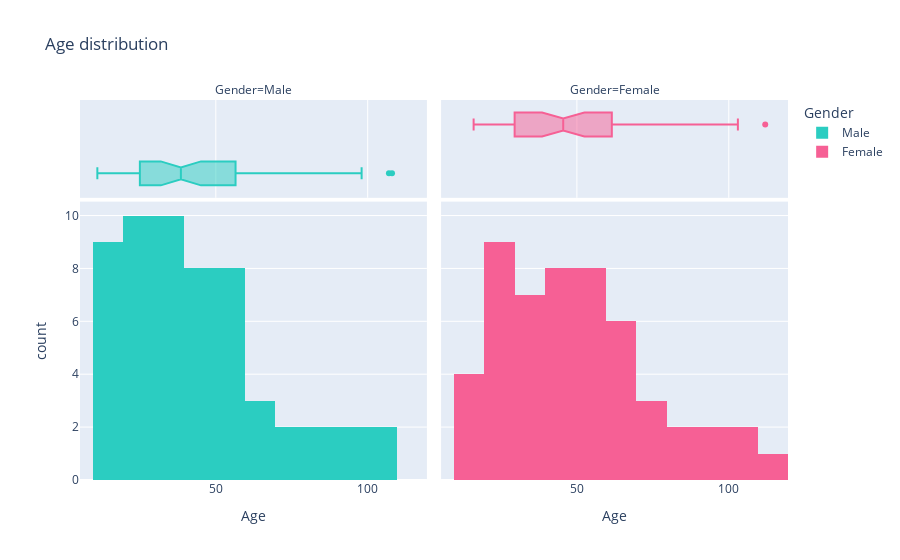

The code cell stored with this chart in its notebook:
### Code cell
fig=px.histogram(data_frame=df,x='Age',color='Gender',facet_col='Gender',marginal='box',title='Age distribution',color_discrete_sequence=['#2BCDC1','#F66095'])
fig.show()

### Figure 1 — Plotly figure (JSON) as saved in the notebook; plotly's stock layout.template omitted (floating-point values rounded to 4 significant figures)
{"data": [{"alignmentgroup": "True", "bingroup": "x", "hovertemplate": "Gender=Male<br>Age=%{x}<br>count=%{y}<extra></extra>", "legendgroup": "Male", "marker": {"color": "#2BCDC1", "pattern": {"shape": ""}}, "name": "Male", "offsetgroup": "Male", "orientation": "v", "showlegend": true, "type": "histogram", "x": [25, 35, 45, 55, 65, 18, 28, 38, 48, 58, 68, 78, 88, 98, 108, 19, 29, 39, 49, 59, 17, 27, 37, 47, 57, 67, 77, 87, 97, 107, 16, 26, 36, 46, 56, 15, 25, 35, 45, 55, 14, 24, 34, 13, 23, 33, 43, 53, 12, 22, 32, 42, 52, 11, 21, 31], "xaxis": "x", "yaxis": "y"}, {"alignmentgroup": "True", "hovertemplate": "Gender=Male<br>Age=%{x}<extra></extra>", "legendgroup": "Male", "marker": {"color": "#2BCDC1"}, "name": "Male", "notched": true, "offsetgroup": "Male", "showlegend": false, "type": "box", "x": [25, 35, 45, 55, 65, 18, 28, 38, 48, 58, 68, 78, 88, 98, 108, 19, 29, 39, 49, 59, 17, 27, 37, 47, 57, 67, 77, 87, 97, 107, 16, 26, 36, 46, 56, 15, 25, 35, 45, 55, 14, 24, 34, 13, 23, 33, 43, 53, 12, 22, 32, 42, 52, 11, 21, 31], "xaxis": "x3", "yaxis": "y3"}, {"alignmentgroup": "True", "bingroup": "x", "hovertemplate": "Gender=Female<br>Age=%{x}<br>count=%{y}<extra></extra>", "legendgroup": "Female", "marker": {"color": "#F66095", "pattern": {"shape": ""}}, "name": "Female", "offsetgroup": "Female", "orientation": "v", "showlegend": true, "type": "histogram", "x": [30, 40, 50, 60, 70, 23, 33, 43, 53, 63, 73, 83, 93, 103, 24, 44, 54, 64, 22, 32, 42, 52, 62, 72, 82, 92, 102, 112, 21, 31, 41, 51, 61, 20, 30, 40, 50, 60, 19, 29, 18, 28, 38, 48, 58, 17, 27, 37, 47, 57, 16, 26], "xaxis": "x2", "yaxis": "y2"}, {"alignmentgroup": "True", "hovertemplate": "Gender=Female<br>Age=%{x}<extra></extra>", "legendgroup": "Female", "marker": {"color": "#F66095"}, "name": "Female", "notched": true, "offsetgroup": "Female", "showlegend": false, "type": "box", "x": [30, 40, 50, 60, 70, 23, 33, 43, 53, 63, 73, 83, 93, 103, 24, 44, 54, 64, 22, 32, 42, 52, 62, 72, 82, 92, 102, 112, 21, 31, 41, 51, 61, 20, 30, 40, 50, 60, 19, 29, 18, 28, 38, 48, 58, 17, 27, 37, 47, 57, 16, 26], "xaxis": "x4", "yaxis": "y4"}], "layout": {"annotations": [{"font": {}, "showarrow": false, "text": "Gender=Male", "x": 0.245, "xanchor": "center", "xref": "paper", "y": 1, "yanchor": "bottom", "yref": "paper"}, {"font": {}, "showarrow": false, "text": "Gender=Female", "x": 0.755, "xanchor": "center", "xref": "paper", "y": 1, "yanchor": "bottom", "yref": "paper"}], "barmode": "relative", "legend": {"title": {"text": "Gender"}, "tracegroupgap": 0}, "title": {"text": "Age distribution"}, "xaxis": {"anchor": "y", "domain": [0, 0.49], "title": {"text": "Age"}}, "xaxis2": {"anchor": "y2", "domain": [0.51, 1], "matches": "x", "title": {"text": "Age"}}, "xaxis3": {"anchor": "y3", "domain": [0, 0.49], "matches": "x", "showgrid": true, "showticklabels": false}, "xaxis4": {"anchor": "y4", "domain": [0.51, 1], "matches": "x", "showgrid": true, "showticklabels": false}, "yaxis": {"anchor": "x", "domain": [0, 0.7326], "title": {"text": "count"}}, "yaxis2": {"anchor": "x2", "domain": [0, 0.7326], "matches": "y", "showticklabels": false}, "yaxis3": {"anchor": "x3", "domain": [0.7426, 1], "matches": "y3", "showgrid": false, "showline": false, "showticklabels": false, "ticks": ""}, "yaxis4": {"anchor": "x4", "domain": [0.7426, 1], "matches": "y3", "showgrid": false, "showline": false, "showticklabels": false, "ticks": ""}}}
